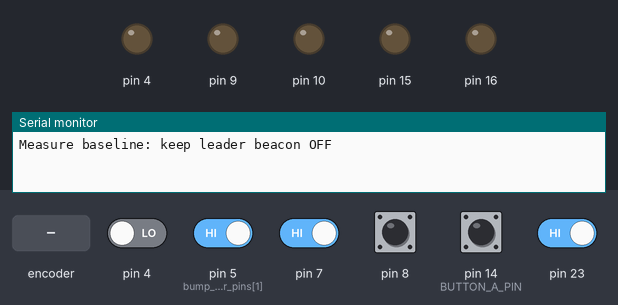
This sketch was run on a simulated Arduino Leonardo, built with avr-gcc and run on an emulated ATmega32U4. Shown: output pins drawn as LEDs (lit = HIGH), the last lines printed to the serial monitor. Dashed ring = blinking. The test bench sets the inputs (shaded band); at power-on: pin 5 (bump_sensor_pins[1]), pin 7, pin 8, pin 14 (BUTTON_A_PIN), pin 23 HIGH, pin 4 LOW.

Above: at 0.1 s.
At 0.8 s:
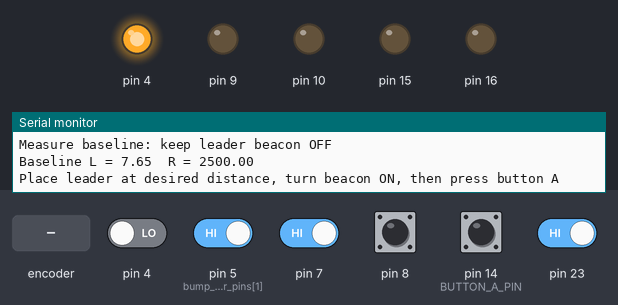
0.9 s: pin 14 (BUTTON_A_PIN) pulled LOW for 0.15 s
4.0 s: pin 5 (bump_sensor_pins[1]) driven LOW
7.0 s: rotary encoder on pin 7 / pin 23 turned 2 steps (second pin leading)
At 7.48 s:
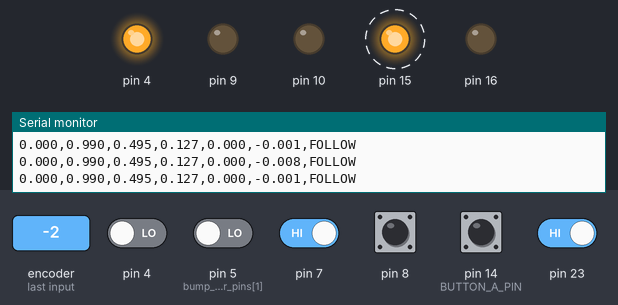
Timing chart, 0 to 7.6 s (numbered marks = the images above; inputs shaded):
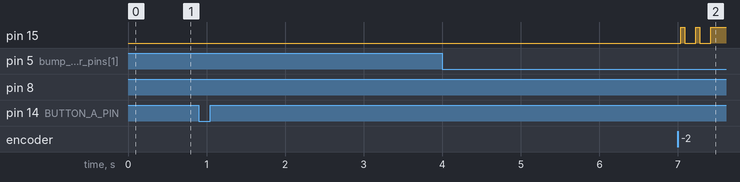

The sketch:

self_calibration.ino
```cpp
#include "PID.h"
#include "Motors.h"
#include "BumpSensors.h"
#include "Encoders.h"
#include <math.h>

Motors_c motors;
PID_c left_pid;
PID_c right_pid;
BumpSensors_c bump_sensors;

// -------------------- PINS --------------------
#define BUTTON_A_PIN 14

// -------------------- TIMING --------------------
unsigned long speed_est_ts;
#define SPEED_EST_MS 10

// -------------------- SPEED ESTIMATION --------------------
long last_e0;
long last_e1;
float last_speed_e0;
float last_speed_e1;
float right_speed;
float left_speed;
#define alpha 0.2

// -------------------- FOLLOWER STATE --------------------
enum FollowerState {
  WAITING_FOR_BEACON_TO_DISAPPEAR,
  WAITING_FOR_BEACON,
  FOLLOWING
};

FollowerState follower_state = WAITING_FOR_BEACON_TO_DISAPPEAR;
unsigned long beacon_lost_ms = 0;

// -------------------- BASELINE + TARGET --------------------
float bump_baseline[BUMP_NUM_SENSORS];
float target_signal = 0.20;
bool target_captured = false;
bool lastButtonAState = HIGH;

// -------------------- FILTERED SIGNAL --------------------
float L_filt = 0.0;
float R_filt = 0.0;

// -------------------- TUNING --------------------
// Flip this if the follower drives the wrong direction.
const float FOLLOW_SIGN = 1.0;

// Signal thresholds
const float BEACON_PRESENT_THRESH = 0.03;
const unsigned long LOST_TIMEOUT_MS = 200;

// Follow speed control
const float BASE_SPEED   = 0.50;   // should be near leader speed magnitude
const float K_DIST       = 0.90;   // correction around base speed
const float SEARCH_SPEED = 0.30;   // used briefly if signal drops
const float MAX_SPEED    = 0.85;
const float MIN_SPEED    = 0.00;   // keep non-negative for now

// Signal filtering
const float FILTER_BETA = 0.35;

void setup() {
  Serial.begin(115200);

  motors.initialise();
  setupEncoder0();
  setupEncoder1();

  last_e0 = count_e0;
  last_e1 = count_e1;
  last_speed_e0 = 0.0;
  last_speed_e1 = 0.0;

  left_pid.initialise(15.0, 0.1, 0.0);
  right_pid.initialise(15.0, 0.1, 0.0);
  left_pid.reset();
  right_pid.reset();

  bump_sensors.initialiseForDigital();
  bump_sensors.timeout_us = 2500;

  pinMode(BUTTON_A_PIN, INPUT_PULLUP);

  Serial.println("Measure baseline: keep leader beacon OFF");
  measureBumpBaseline();

  Serial.println("Place leader at desired distance, turn beacon ON, then press button A");

  while (!target_captured) {
    bool currentButton = digitalRead(BUTTON_A_PIN);

    if (lastButtonAState == HIGH && currentButton == LOW) {
      delay(20);
      if (digitalRead(BUTTON_A_PIN) == LOW) {
        captureTargetSignal();
      }
    }

    lastButtonAState = currentButton;
  }

  // After capture, wait for beacon to disappear before arming for the real run.
  follower_state = WAITING_FOR_BEACON_TO_DISAPPEAR;

  L_filt = 0.0;
  R_filt = 0.0;

  bump_sensors.startDigitalReadAll();
  speed_est_ts = millis();

  Serial.println("Lsig,Rsig,mean,left_speed,right_speed,state");
}

void loop() {
  // Keep non-blocking bump sensor read progressing
  bump_sensors.serviceDigitalRead();

  // Update wheel speed estimate
  unsigned long now = millis();
  if (now - speed_est_ts >= SPEED_EST_MS) {
    unsigned long elapsed = now - speed_est_ts;
    speedcalc(elapsed);
    speed_est_ts = now;
  }

  // Only act when a fresh paired bump sample is ready
  if (bump_sensors.sampleReady()) {
    float L_raw = bump_sensors.readings[0];
    float R_raw = bump_sensors.readings[1];

    float L_sig = readingToSignal(L_raw, bump_baseline[0]);
    float R_sig = readingToSignal(R_raw, bump_baseline[1]);

    // Low-pass filter
    L_filt = (1.0 - FILTER_BETA) * L_filt + FILTER_BETA * L_sig;
    R_filt = (1.0 - FILTER_BETA) * R_filt + FILTER_BETA * R_sig;

    float mean_signal = 0.5 * (L_filt + R_filt);
    bool beacon_present = (mean_signal > BEACON_PRESENT_THRESH);

    if (follower_state == WAITING_FOR_BEACON_TO_DISAPPEAR) {
      stoprobot();

      // After target capture, wait until the beacon is turned off.
      if (!beacon_present) {
        follower_state = WAITING_FOR_BEACON;
      }
    }
    else if (follower_state == WAITING_FOR_BEACON) {
      stoprobot();

      // Start only when beacon appears again for the actual run.
      if (beacon_present) {
        left_pid.reset();
        right_pid.reset();
        follower_state = FOLLOWING;
        beacon_lost_ms = 0;
      }
    }
    else if (follower_state == FOLLOWING) {
      if (beacon_present) {
        beacon_lost_ms = 0;
        followDistanceOnly(mean_signal);
      } else {
        if (beacon_lost_ms == 0) {
          beacon_lost_ms = millis();
        }

        if (millis() - beacon_lost_ms > LOST_TIMEOUT_MS) {
          stoprobot();
          follower_state = WAITING_FOR_BEACON;
        } else {
          // brief drop-out: keep creeping forward
          driveAtTargetSpeed(SEARCH_SPEED);
        }
      }
    }

    static unsigned long lastLog = 0;
    if (millis() - lastLog >= 100) {
      lastLog = millis();

      Serial.print(L_filt, 3);
      Serial.print(",");
      Serial.print(R_filt, 3);
      Serial.print(",");
      Serial.print(mean_signal, 3);
      Serial.print(",");
      Serial.print(target_signal, 3);
      Serial.print(",");
      Serial.print(left_speed, 3);
      Serial.print(",");
      Serial.print(right_speed, 3);
      Serial.print(",");
      if (follower_state == WAITING_FOR_BEACON_TO_DISAPPEAR) Serial.println("DISARM");
      else if (follower_state == WAITING_FOR_BEACON) Serial.println("WAIT");
      else Serial.println("FOLLOW");
    }

    bump_sensors.clearSampleReady();
    bump_sensors.startDigitalReadAll();
  }
}

// -------------------- DISTANCE CONTROL ONLY --------------------
void followDistanceOnly(float mean_signal)
{
  float target_speed = 0.0;

  // signal missing / weak
  if (mean_signal < BEACON_PRESENT_THRESH) {
    target_speed = SEARCH_SPEED;
  }
  else {
    float error = target_signal - mean_signal;

    // If we are close enough, stop
    if (fabs(error) < 0.03) {
      target_speed = 0.0;
    }
    // If beacon is stronger than target, we are too close -> stop
    else if (mean_signal > target_signal) {
      target_speed = 0.0;
    }
    // If beacon is weaker than target, we are too far -> move forward
    else {
      target_speed = BASE_SPEED + K_DIST * error;
    }
  }

  if (target_speed > MAX_SPEED) target_speed = MAX_SPEED;
  if (target_speed < MIN_SPEED) target_speed = MIN_SPEED;

  driveAtTargetSpeed(target_speed);
}
// -------------------- WHEEL COMMAND --------------------
void driveAtTargetSpeed(float target_speed)
{
  target_speed *= FOLLOW_SIGN;

  float l_pwm = left_pid.update(target_speed, left_speed);
  float r_pwm = right_pid.update(target_speed, right_speed);

  motors.setPWM(l_pwm, r_pwm);
}

// -------------------- RAW READING -> SIGNAL --------------------
// More IR -> smaller discharge time -> bigger signal
float readingToSignal(float reading, float baseline)
{
  if (baseline <= 1.0) return 0.0;

  float x = (baseline - reading) / baseline;

  if (x < 0.0) x = 0.0;
  if (x > 1.0) x = 1.0;

  return x;
}

// -------------------- BASELINE MEASUREMENT --------------------
// Measure ambient/background only, with leader beacon OFF
void measureBumpBaseline()
{
  const int N = 80;

  for (int s = 0; s < BUMP_NUM_SENSORS; s++) {
    bump_baseline[s] = 0.0;
  }

  for (int i = 0; i < N; i++) {
    bump_sensors.readSensorsDigital();

    for (int s = 0; s < BUMP_NUM_SENSORS; s++) {
      bump_baseline[s] += bump_sensors.readings[s];
    }

    delay(5);
  }

  for (int s = 0; s < BUMP_NUM_SENSORS; s++) {
    bump_baseline[s] /= N;
  }

  Serial.print("Baseline L = ");
  Serial.print(bump_baseline[0]);
  Serial.print("  R = ");
  Serial.println(bump_baseline[1]);
}

// -------------------- TARGET CAPTURE --------------------
// Measure beacon signal with leader beacon ON at desired distance
void captureTargetSignal()
{
  const int N = 60;
  float sumL = 0.0;
  float sumR = 0.0;

  Serial.println("Capturing target signal...");

  for (int i = 0; i < N; i++) {
    bump_sensors.readSensorsDigital();

    float L_raw = bump_sensors.readings[0];
    float R_raw = bump_sensors.readings[1];

    float L_sig = readingToSignal(L_raw, bump_baseline[0]);
    float R_sig = readingToSignal(R_raw, bump_baseline[1]);

    sumL += L_sig;
    sumR += R_sig;

    delay(5);
  }

  float meanL = sumL / N;
  float meanR = sumR / N;
  target_signal = 0.5 * (meanL + meanR);

  Serial.print("Captured target_signal = ");
  Serial.println(target_signal, 3);

  target_captured = true;
}

// -------------------- STOP --------------------
void stoprobot()
{
  motors.setPWM(0, 0);
  left_pid.reset();
  right_pid.reset();
}

// -------------------- SPEED ESTIMATION --------------------
void speedcalc(unsigned long elapsed_time)
{
  long delta_e0 = count_e0 - last_e0;
  long delta_e1 = count_e1 - last_e1;

  float speed_e0 = float(delta_e0) / float(elapsed_time);
  float speed_e1 = float(delta_e1) / float(elapsed_time);

  // If one wheel sign is wrong, flip one of these:
  // float speed_e1 = -float(delta_e1) / float(elapsed_time);

  right_speed = alpha * speed_e0 + (1 - alpha) * last_speed_e0;
  left_speed  = alpha * speed_e1 + (1 - alpha) * last_speed_e1;

  last_speed_e0 = right_speed;
  last_speed_e1 = left_speed;
  last_e0 = count_e0;
  last_e1 = count_e1;
}
```

BumpSensors.h
```cpp
// Class for Bumpsesnors on pins A6 and 5

// this #ifndef stops this file
// from being included mored than
// once by the compiler.
#ifndef _BUMPSENSORS_H
#define _BUMPSENSORS_H

// We will use all 5 line sensors (DN1 - 5)
// and so define a constant here, rather than
// type '5' in lots of places.
#define BUMP_NUM_SENSORS 2


// Pin definitions
// This time, we will use an array to store the
// pin definitions.  This is a bit like a list.
// This way, we can either loop through the
// list automatically, or we can ask for a pin
// by indexing, e.g. sensor_pins[0] is A11,
// sensors_pins[1] is A0.
const int bump_sensor_pins[ BUMP_NUM_SENSORS ] = { A6, 5};

// This is the pin used to turn on the infra-
// red LEDs.
#define EMIT_PIN   11

enum ReadState { IDLE, CHARGING, DISCHARGING, DONE };

ReadState state[BUMP_NUM_SENSORS];
unsigned long charge_start_us;
unsigned long discharge_start_us[BUMP_NUM_SENSORS];
bool sample_ready = false;

unsigned long timeout_us = 3000;
unsigned long charge_us = 10;


// Class to operate the linesensors.
class BumpSensors_c {

  public:

    // Raw Readings [0:1]
    float readings[ BUMP_NUM_SENSORS ];

    // Calibration values
    float minimum[ BUMP_NUM_SENSORS ];
    float maximum[ BUMP_NUM_SENSORS ];
    float scaling[ BUMP_NUM_SENSORS ];
    float range[ BUMP_NUM_SENSORS ];

    // Calibrated values
    float bumpcalibrated[ BUMP_NUM_SENSORS ];

    // Timeout for digital discharge-time read
    unsigned long timeout_us = 6000;

    // Constructor, must exist.
    BumpSensors_c() {
      // leave this empty
    }

    // -----------------------------
    // ADC INITIALISATION
    // -----------------------------
    void initialiseForADC() {

      // Follower mode: emitters OFF
      pinMode(EMIT_PIN, INPUT);

      for (int sensor = 0; sensor < BUMP_NUM_SENSORS; sensor++) {
        pinMode(bump_sensor_pins[sensor], INPUT);
      }
    }

    // -----------------------------
    // ADC READ
    // -----------------------------
    void readSensorsADC() {
      for (int sensor = 0; sensor < BUMP_NUM_SENSORS; sensor++) {
        readings[sensor] = analogRead(bump_sensor_pins[sensor]);
      }
    }

    // -----------------------------
    // ADC CALIBRATED READ
    // -----------------------------
    void calcCalibratedADC() {

      readSensorsADC();

      for (int sensor = 0; sensor < BUMP_NUM_SENSORS; sensor++) {
        if (range[sensor] <= 0) {
          bumpcalibrated[sensor] = 0;
        } else {
          bumpcalibrated[sensor] = (readings[sensor] - minimum[sensor]) / range[sensor];
        }
      }
    }

    // -----------------------------
    // DIGITAL INITIALISATION
    // -----------------------------
    void initialiseForDigital() {

      // Follower mode: emitters OFF
      pinMode(EMIT_PIN, INPUT);

      for (int sensor = 0; sensor < BUMP_NUM_SENSORS; sensor++) {
        pinMode(bump_sensor_pins[sensor], INPUT);
      }
    }

    // -----------------------------
    // DIGITAL READ OF ONE SENSOR
    // Returns elapsed discharge time in microseconds
    // Smaller time usually means stronger IR
    // -----------------------------
    unsigned long readSensorDigital(int which_sensor) {

      if (which_sensor < 0 || which_sensor >= BUMP_NUM_SENSORS) {
        return timeout_us;
      }

      int pin = bump_sensor_pins[which_sensor];

      // Follower mode: emitters OFF so we measure external IR beacon
      pinMode(EMIT_PIN, INPUT);

      // Charge capacitor/node
      pinMode(pin, OUTPUT);
      digitalWrite(pin, HIGH);
      delayMicroseconds(10);

      // Let it discharge
      pinMode(pin, INPUT);

      unsigned long start_time = micros();

      while (digitalRead(pin) == HIGH) {
        if (micros() - start_time > timeout_us) {
          return timeout_us;
        }
      }

      return micros() - start_time;
    }

    // -----------------------------
    // DIGITAL READ OF ALL SENSORS
    // -----------------------------
    void readSensorsDigital() {
      for (int sensor = 0; sensor < BUMP_NUM_SENSORS; sensor++) {
        readings[sensor] = readSensorDigital(sensor);
      }
    }


    // -----------------------------
    // DIGITAL CALIBRATED READ
    // -----------------------------
    void calcCalibratedDigital() {

      readSensorsDigital();

      for (int sensor = 0; sensor < BUMP_NUM_SENSORS; sensor++) {
        if (range[sensor] <= 0) {
          bumpcalibrated[sensor] = 0;
        } else {
          bumpcalibrated[sensor] = (readings[sensor] - minimum[sensor]) / range[sensor];
        }
      }
    }


    void startDigitalReadAll() {
      pinMode(EMIT_PIN, INPUT);   // follower emitters OFF

      charge_start_us = micros();
      sample_ready = false;

      for (int i = 0; i < BUMP_NUM_SENSORS; i++) {
        pinMode(bump_sensor_pins[i], OUTPUT);
        digitalWrite(bump_sensor_pins[i], HIGH);
        state[i] = CHARGING;
      }
    }

    void serviceDigitalRead() {
      unsigned long now = micros();

      // After charge time, switch all charging sensors to input
      if (now - charge_start_us >= charge_us) {
        for (int i = 0; i < BUMP_NUM_SENSORS; i++) {
          if (state[i] == CHARGING) {
            pinMode(bump_sensor_pins[i], INPUT);
            discharge_start_us[i] = micros();
            state[i] = DISCHARGING;
          }
        }
      }

      bool all_done = true;

      for (int i = 0; i < BUMP_NUM_SENSORS; i++) {
        if (state[i] == DISCHARGING) {
          if (digitalRead(bump_sensor_pins[i]) == LOW) {
            readings[i] = micros() - discharge_start_us[i];
            state[i] = DONE;
          }
          else if (micros() - discharge_start_us[i] >= timeout_us) {
            readings[i] = timeout_us;
            state[i] = DONE;
          }
        }

        if (state[i] != DONE) {
          all_done = false;
        }
      }

      if (all_done) {
        sample_ready = true;
      }
    }


    void calcCalibratedFromCurrentReadings() {
      for (int i = 0; i < BUMP_NUM_SENSORS; i++) {
        bumpcalibrated[i] = (readings[i] - minimum[i]) / range[i];

        if (bumpcalibrated[i] < 0) bumpcalibrated[i] = 0;
        if (bumpcalibrated[i] > 1) bumpcalibrated[i] = 1;
      }
    }
    // -----------------------------
    // Helper: update min/max from latest readings
    // Call this inside your calibration routine
    // -----------------------------
    void updateCalibrationFromReadings() {
      for (int sensor = 0; sensor < BUMP_NUM_SENSORS; sensor++) {
        if (readings[sensor] < minimum[sensor]) minimum[sensor] = readings[sensor];
        if (readings[sensor] > maximum[sensor]) maximum[sensor] = readings[sensor];
      }
    }

    // -----------------------------
    // Helper: calculate ranges after calibration
    // -----------------------------
    void finaliseCalibration() {
      for (int sensor = 0; sensor < BUMP_NUM_SENSORS; sensor++) {
        range[sensor] = maximum[sensor] - minimum[sensor];
        if (range[sensor] <= 0) range[sensor] = 1;
      }
    }


    bool sampleReady() {
      return sample_ready;
    }

    void clearSampleReady() {
      sample_ready = false;
    }
}; // End of LineSensor_c class defintion


#endif
```

Source omitted: Encoders.h (8534 bytes), Motors.h (4728 bytes), PID.h (3827 bytes)

Measured:
- by itself, pin 15: alternates HIGH for 0.05 s and LOW for 0.14 s
